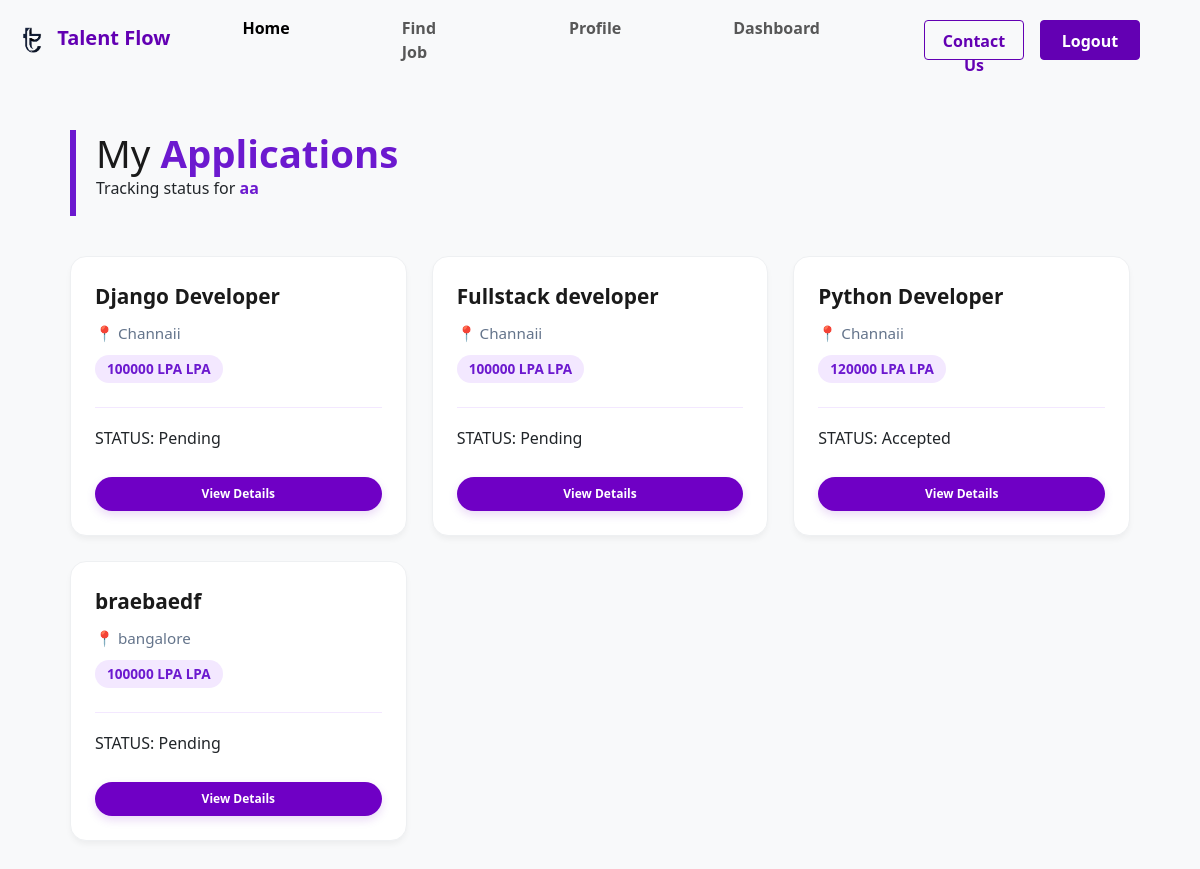
Screenshot of /dashboard/ (signed in) with the database file from the repository.
### home/models.py (models this page shows, shortened)
class application(models.Model):
    STATUS_CHOICES = [
        ('Pending', 'Pending'),
        ('Accepted', 'Accepted'),
        ('Rejected', 'Rejected'),
    ]
    applicant = models.ForeignKey(User, on_delete=models.CASCADE)
    applied_job = models.ForeignKey(job, on_delete=models.CASCADE)
    applied_at = models.DateTimeField(auto_now_add=True)
    status = models.CharField(
        max_length=20,
        choices=STATUS_CHOICES,
        default='Pending'
    )
    class Meta:
        unique_together = ('applicant', 'applied_job')

class job(models.Model):
    name=models.TextField(max_length=20)
    company=models.ForeignKey(companyprofile,on_delete=models.CASCADE,default=1)
    description=models.TextField(max_length=200)
    salary=models.TextField(max_length=20)
    jobtype=models.ForeignKey(jobtypes,on_delete=models.CASCADE, null=True, blank=True)
    workmd=models.ForeignKey(workmode,on_delete=models.CASCADE,null=True,blank=True)
    experience=models.TextField(max_length=15,null=True,blank=True)
    required_skills=models.ManyToManyField(skills,blank=True)
    posted_at   = models.DateTimeField(auto_now_add=True)
    expires_at  = models.DateTimeField(null=True, blank=True)

class companyprofile(models.Model):
    image=models.ImageField(upload_to='companyprofile')
    email=models.EmailField()
    tagline=models.TextField(max_length=100,blank=True,null=True)
    about=models.TextField(max_length=500,blank=True,null=True)
    location=models.TextField(max_length=15)
    us=models.OneToOneField(User,on_delete=models.CASCADE,default=1)

### home/views.py (the view)
# urls.py: path('dashboard/',dashboardfn),
@login_required(login_url='/login/')
def dashboardfn(request):
    jobs_to_display = []
    user_type = None
    if hasattr(request.user, 'companyprofile'):
        user_type = 'company'
        jobs_to_display = job.objects.filter(company=request.user.companyprofile)
    elif hasattr(request.user, 'userprofile'):
        user_type = 'user'
        jobs_to_display = application.objects.filter(applicant=request.user)
    context = {
        'jobs': jobs_to_display,
        'user_type': user_type
    }
    return render(request, 'dashboard.html', context)

### home/templates/dashboard.html (shortened to what this page needs)
{% extends 'base.html' %}
{% load static %}
{% block style %}
    <link rel="stylesheet" href="{% static 'css/dashboard.css' %}">
{% endblock %}
{% block content %}
<div class="dashboard-container">
    <div class="dashboard-header-wrapper">
        <div class="dashboard-header">
            {% if user_type == 'company' %}
                <h1>Company <strong>Dashboard</strong></h1>
                <p>Managing listings for <strong>{{ request.user.username }}</strong></p>
            {% else %}
                <h1>My <strong>Applications</strong></h1>
                <p>Tracking status for <strong>{{ request.user.username }}</strong></p>
            {% endif %}
        </div>
    </div>
    <div class="job-grid">
        {% for j in jobs %}
        <div class="job-card">
            <div>
                <div class="job-title">
                    {% if user_type == 'company' %}
                        {{ j.name }}
                    {% else %}
                        {{ j.applied_job.name }}
                    {% endif %}
                </div>
                <div class="job-info">
                    <div>
                        📍 {% if user_type == 'company' %}{{ j.company.location }}{% else %}{{ j.applied_job.company.location }}{% endif %}
                    </div>
                    <div class="job-salary">
                        {% if user_type == 'company' %}{{ j.salary }}{% else %}{{ j.applied_job.salary }}{% endif %} LPA
                    </div>
                </div>
            </div>
            <div class="job-footer">
                <span class="status-label">
                    {% if user_type == 'company' %}
                        Posted: <strong>{{ j.posted_at|date:"M d" }}</strong>
                    {% else %}
                        STATUS: <span class="status-value">{{ j.status }}</span>
                    {% endif %}
                </span>
                <div class="action-buttons">
                    {% if user_type == 'company' %}
                        <a href="/view/{{ j.id }}/" class="btn-dash btn-view">View Details</a>
                    {% else %}
                        <a href="/view/{{ j.applied_job.id }}/" class="btn-dash btn-view">View Details</a>
                    {% endif %}
                </div>
            </div>
        </div>
        {% empty %}
        <div class="empty-state">
            <img src="{% static 'images/empty.png' %}" alt="" style="width: 100px; opacity: 0.2;">
            <h3>No records found.</h3>
            <p>Time to find some new opportunities!</p>
        </div>
        {% endfor %}
    </div>
</div>
{% endblock %}

### home/static/css/dashboard.css (style rules this page uses)
:root { --primary-purple: #6c19cf; --light-purple: #f3e8ff; --text-dark: #1a1a1a; --danger-red: #ef4444; }
body { background-color: #f8f9fa; }
.dashboard-container { max-width: 1100px; margin: 50px auto; padding: 0 20px; }
.dashboard-header { margin-bottom: 40px; border-left: 6px solid var(--primary-purple); padding-left: 20px; }
.dashboard-header h1 { font-size: 2.4rem; color: var(--text-dark); margin: 0; }
.dashboard-header strong { color: var(--primary-purple); }
.job-grid { display: grid; grid-template-columns: repeat(auto-fill, minmax(320px, 1fr)); gap: 25px; }
.job-card { background: #ffffff; border-radius: 16px; padding: 24px; border: 1px solid #eef0f2; transition: all 0.3s ease; display: flex; flex-direction: column; justify-content: space-between; box-shadow: 0 4px 6px -1px rgba(0, 0, 0, 0.05); }
.job-title { font-size: 1.3rem; font-weight: 700; color: var(--text-dark); margin-bottom: 10px; }
.job-info { color: #64748b; font-size: 0.95rem; }
.job-salary { margin-top: 10px; display: inline-block; background: var(--light-purple); color: var(--primary-purple); padding: 4px 12px; border-radius: 100px; font-weight: 600; font-size: 0.85rem; }
.job-footer { margin-top: auto; padding-top: 18px; border-top: 1.5px solid #f3e8ff; display: flex; justify-content: space-between; align-items: center; flex-wrap: wrap; gap: 12px; }
.action-buttons { display: flex; gap: 8px; flex-wrap: wrap; justify-content: flex-end; }
.btn-dash { text-decoration: none; padding: 8px 16px; border-radius: 50px; font-weight: 700; font-size: 0.75rem; transition: all 0.3s cubic-bezier(0.4, 0, 0.2, 1); display: inline-flex; align-items: center; justify-content: center; white-space: nowrap; }
.btn-view, .btn-applicants { background-color: #6f00c5; color: white; box-shadow: 0 4px 10px rgba(111, 0, 197, 0.15); }
.job-card { min-height: 280px; padding: 20px; }
.action-buttons { display: flex; flex-direction: column; width: 100%; margin-top: 15px; }
.btn-view { padding: 8px 20px; }
.job-card { padding: 24px; display: flex; flex-direction: column; }
.dashboard-header-wrapper { display: flex; justify-content: space-between; align-items: flex-end; margin-bottom: 40px; flex-wrap: wrap; gap: 20px; }
.dashboard-header { margin-bottom: 0; }

### rows the page displays
application: applied_job.name "Django Developer", applied_job.company.location "Channaii", applied_job.salary "100000 LPA", status "Pending"
application: applied_job.name "Fullstack developer", applied_job.company.location "Channaii", applied_job.salary "100000 LPA", status "Pending"
application: applied_job.name "Python Developer", applied_job.company.location "Channaii", applied_job.salary "120000 LPA", status "Accepted"
application: applied_job.name "braebaedf", applied_job.company.location "bangalore", applied_job.salary "100000 LPA", status "Pending"

### other values shown
{{ request.user.username }} "aa"
